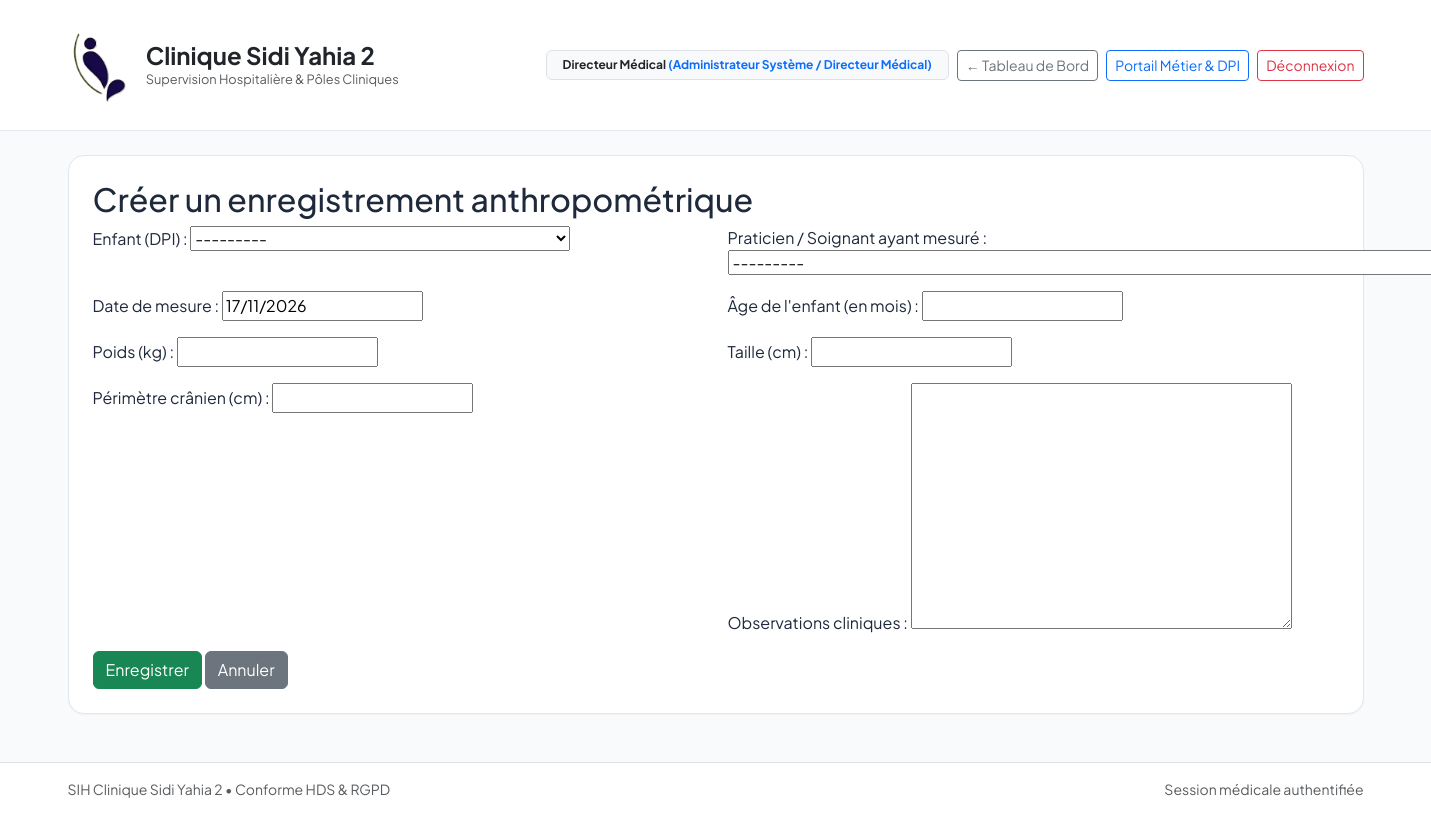
The page /pediatrie/anthropometry/create/ (signed in) on the database its author committed.
### apps/core/models.py (models this page shows, shortened)
class CustomUser(AbstractUser):
    role = models.CharField(
        max_length=30,
        choices=UserRole.choices,
        default=UserRole.MEDECIN,
        verbose_name="Rôle hospitalier",
    )
    department = models.ForeignKey(
        Department,
        on_delete=models.PROTECT,
        null=True,
        blank=True,
        related_name="staff_members",
        verbose_name="Département d'affectation",
    )
    license_number = models.CharField(
        max_length=30,
        blank=True,
        verbose_name="Numéro RPPS / ADELI",
        help_text="Identifiant national des professionnels de santé",
    )
    phone_number = models.CharField(
        max_length=20,
        blank=True,
        verbose_name="Numéro de téléphone d'urgence / Bip",
    )
    class Meta:
        verbose_name = "Personnel Médical / Utilisateur"
        verbose_name_plural = "Personnel Médical / Utilisateurs"
    def __str__(self) -> str:
        dept_str = f" - {self.department.code}" if self.department else ""
        return f"{self.get_full_name() or self.username} [{self.get_role_display()}]{dept_str}"

### apps/pediatrie/views.py (the view, shortened to what this page needs)
# urls.py: path("anthropometry/create/", views.AnthropometricRecordCreateView.as_view(), name="anthro_create"),
class AnthropometricRecordCreateView(LoginRequiredMixin, RoleRequiredMixin, CreateView):
    model = AnthropometricRecord
    fields = [
        "patient",
        "recorded_by",
        "measurement_date",
        "age_in_months",
        "weight_kg",
        "height_cm",
        "cranial_perimeter_cm",
        "clinical_observations",
    ]
    template_name = "pediatrie/anthropometric_form.html"

### apps/core/context_processors.py (called while the page is built)
def clinic_branding(request: HttpRequest) -> Dict[str, object]:
    info = get_clinic_parameters_dict()
    return {
        "CLINIC_LOGO_DATA_URI": get_clinic_logo_data_uri(),
        "CLINIC_INFO": info,
        "CLINIC_NAME": info["nom_clinique"],
        "CLINIC_ADDRESS": info["adresse_complete"],
        "CLINIC_PHONE": info["telephone"],
        "CLINIC_EMAIL": info["email"],
    }

### apps/core/models.py (called while the page is built)
    def __str__(self) -> str:
        return f"{self.last_name.upper()} {self.first_name} (IPP: {self.ipp})"

### apps/pediatrie/views.py (called while the page is built)
def user_has_pediatrie_role(user):
    return user.is_authenticated and (
        user.is_superuser or user.role in [UserRole.ADMIN, UserRole.MEDECIN, UserRole.INFIRMIER, UserRole.SAGE_FEMME]
    )

    def test_func(self):
        return user_has_pediatrie_role(self.request.user)

### templates/pediatrie/anthropometric_form.html (shortened to what this page needs)
{% extends 'base.html' %}
{% load static %}
{% block content %}
<h2>{% if form.instance.pk %}Modifier{% else %}Créer{% endif %} un enregistrement anthropométrique</h2>
<form method="post" class="needs-validation" novalidate>
  <div class="row">
    {% for field in form %}
      <div class="col-md-6 mb-3">
        {{ field.label_tag }} {{ field }}
      </div>
    {% endfor %}
  </div>
  <button type="submit" class="btn btn-success">Enregistrer</button>
  <a href="{% url 'pediatrie:anthro_list' %}" class="btn btn-secondary">Annuler</a>
</form>
{% endblock %}

### templates/base.html (shortened to what this page needs)
<!DOCTYPE html>
<html lang="fr">
<head>
    <link href="https://cdn.jsdelivr.net/npm/bootstrap@5.3.3/dist/css/bootstrap.min.css" rel="stylesheet">
</head>
<body class="d-flex flex-column min-vh-100">
    <nav class="navbar navbar-expand-lg sih-navbar py-3 mb-4">
        <div class="container">
            <a class="navbar-brand fw-bold text-dark d-flex align-items-center gap-3" href="{% url 'home_dashboard' %}">
                <img src="{{ CLINIC_LOGO_DATA_URI|default:'/static/images/logo_clinique.png' }}"
                    alt="Logo Clinique Sidi Yahia 2" style="height: 88px; width: auto; object-fit: contain;">
                <div>
                    <div class="fs-4 fw-bold lh-sm">Clinique Sidi Yahia 2</div>
                    <div class="text-muted fw-normal" style="font-size: 0.8rem;">Supervision Hospitalière &amp; Pôles
                        Cliniques</div>
                </div>
            </a>
            <div class="d-flex align-items-center gap-2 ms-auto flex-wrap">
                {% if request.user.is_authenticated %}
                <span class="badge bg-light text-dark border px-3 py-2">
                    {{ request.user.get_full_name|default:request.user.username }}
                    <span class="text-primary fw-bold">({{ request.user.get_role_display }})</span>
                </span>
                {% endif %}
                <a href="{% url 'home_dashboard' %}" class="btn btn-sm btn-outline-secondary">
                    &larr; Tableau de Bord
                </a>
                <a href="/admin/" class="btn btn-sm btn-outline-primary">
                    Portail Métier &amp; DPI
                </a>
                <a href="{% url 'logout' %}" class="btn btn-sm btn-outline-danger">
                    Déconnexion
                </a>
            </div>
        </div>
    </nav>
    <main class="container mb-5 flex-grow-1">
        <div class="sih-card p-4">
            {% block content %}{% endblock %}
        </div>
    </main>
    <footer class="bg-white border-top py-3 mt-auto">
        <div class="container d-flex justify-content-between text-muted small">
            <span>SIH Clinique Sidi Yahia 2 &bull; Conforme HDS &amp; RGPD</span>
            <span>Session médicale authentifiée</span>
        </div>
    </footer>
</body>
</html>

### templates/base.html (style rules this page uses)
body { font-family: 'Plus Jakarta Sans', sans-serif; background-color: #f8fafc; color: #1e293b; }
.sih-navbar { background: #ffffff; border-bottom: 1px solid #e2e8f0; }
.sih-card { background: #ffffff; border: 1px solid #e2e8f0; border-radius: 1rem; box-shadow: 0 1px 2px 0 rgba(0, 0, 0, 0.04); }

### rows shown on the page
CustomUser: user.get_full_name "Directeur Médical", user.role "Administrateur Système / Directeur Médical"

### other values the page prints
{{ field.label_tag }} "Enfant (DPI) :" "Praticien / Soignant ayant mesuré :" "Date de mesure :" "Âge de l'enfant (en mois) :" "Poids (kg) :" "Taille (cm) :" "Périmètre crânien (cm) :" "Observations cliniques :"
